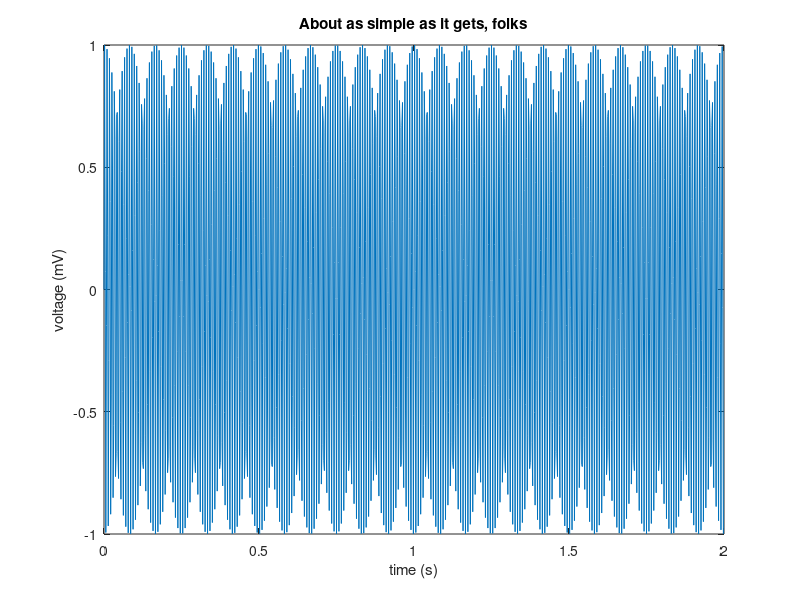

The MATLAB source for this figure:
# simple plot for test equality with python

T = 2;
fs = 512;
t = 0:1/fs:T-1/fs;
s = sin(250 * pi * t);

plot(t,s)
xlabel('time (s)')
ylabel('voltage (mV)')
title('About as simple as it gets, folks')
%grid(On)